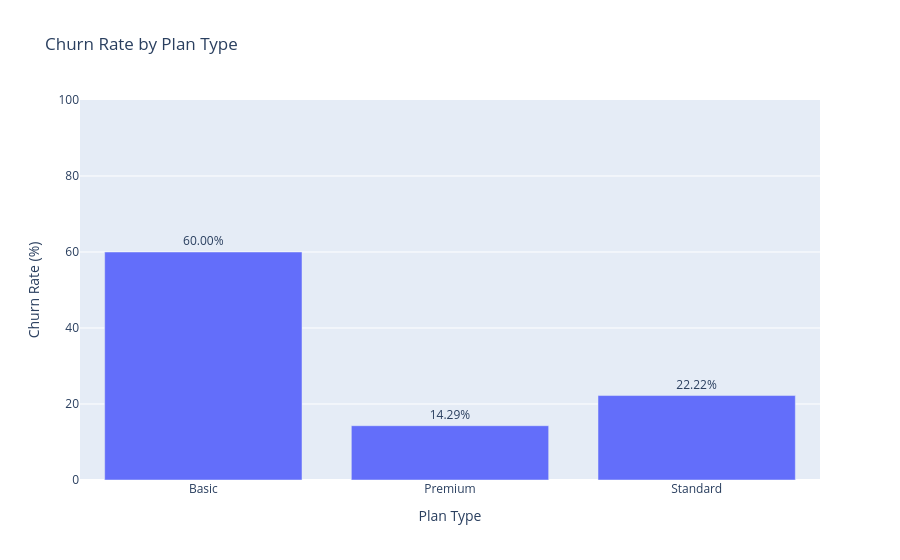

Notebook code for this chart:
### Markdown cell above
churn by plan type

### Code cell
import plotly.express as px

churn_plan = (
    df_visual.groupby('plan_type')['churn_flag']
    .mean()
    .reset_index()
)

churn_plan['churn_rate'] = churn_plan['churn_flag'] * 100

fig = px.bar(
    churn_plan,
    x='plan_type',
    y='churn_rate',
    text='churn_rate',
    title='Churn Rate by Plan Type',
    labels={
        'plan_type': 'Plan Type',
        'churn_rate': 'Churn Rate (%)'
    },
    hover_data={'churn_rate': ':.2f'}
)

fig.update_traces(
    texttemplate='%{text:.2f}%',
    textposition='outside'
)

fig.update_layout(
    yaxis_range=[0, 100],
    hovermode='x unified'
)

fig.show()
#plt.savefig("Churn Rate by plan type")

### Figure 1 — Plotly figure (JSON) as saved in the notebook; plotly's stock layout.template omitted (floating-point values rounded to 4 significant figures)
{"data": [{"hovertemplate": "Plan Type=%{x}<br>Churn Rate (%)=%{text:.2f}<extra></extra>", "legendgroup": "", "marker": {"color": "#636efa", "pattern": {"shape": ""}}, "name": "", "orientation": "v", "showlegend": false, "text": [60.0, 14.29, 22.22], "textposition": "outside", "texttemplate": "%{text:.2f}%", "type": "bar", "x": ["Basic", "Premium", "Standard"], "xaxis": "x", "y": [60.0, 14.29, 22.22], "yaxis": "y"}], "layout": {"barmode": "relative", "hovermode": "x unified", "legend": {"tracegroupgap": 0}, "title": {"text": "Churn Rate by Plan Type"}, "xaxis": {"anchor": "y", "domain": [0, 1], "title": {"text": "Plan Type"}}, "yaxis": {"anchor": "x", "domain": [0, 1], "range": [0, 100], "title": {"text": "Churn Rate (%)"}}}}
